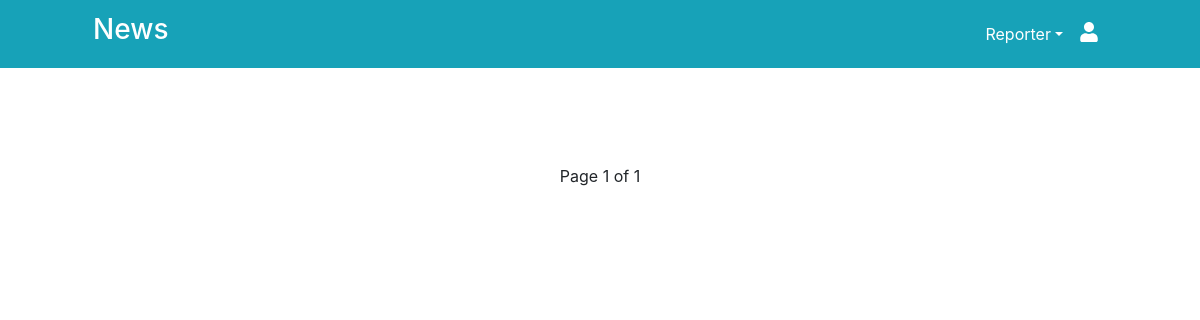
/reporter/my-post/ (signed in), run on an earlier commit of the app's database.
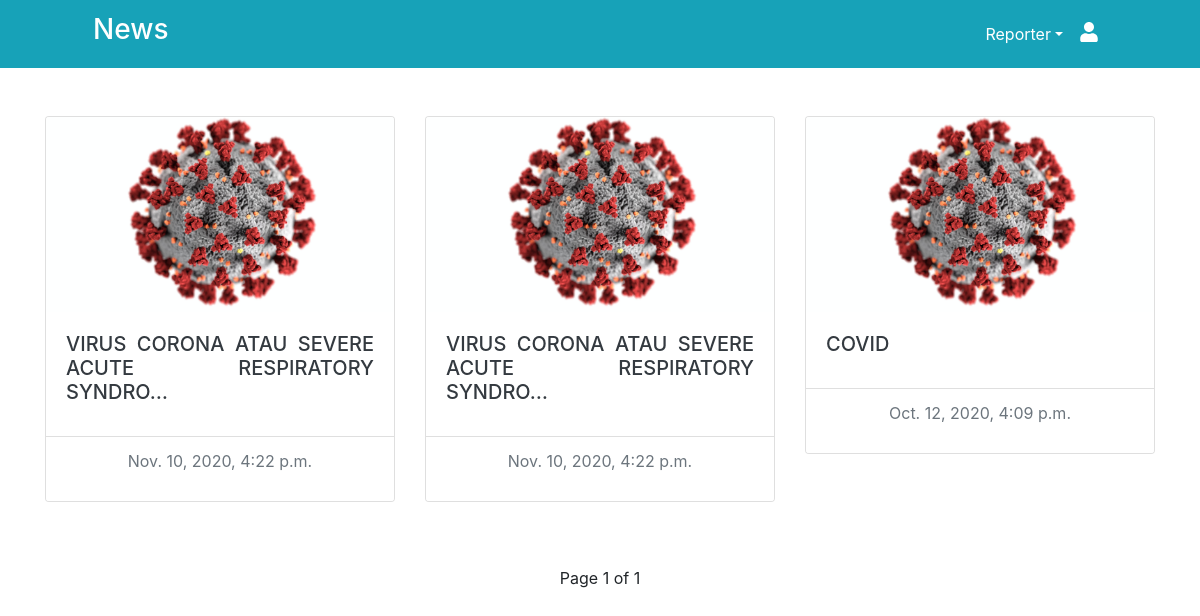
And on a later commit of the database.
### home/models.py (models this page shows, shortened)
class Blog(models.Model):
    title = models.CharField(max_length=100)
    date_add = models.DateTimeField(auto_now_add=True)
    image = models.ImageField(upload_to='static/img/blog/%Y/%m/%d/', height_field=None, width_field=None, max_length=None)
    reporter = models.ForeignKey(AUTH_USER_MODEL, on_delete=models.CASCADE)
    content = models.TextField()
    categorie = models.ForeignKey(Category, on_delete=models.CASCADE)
    status = models.BooleanField(default=True)
    viewer = models.IntegerField(default=0)
    class Meta:
        verbose_name = "Blog"
        verbose_name_plural = "Blogs"

### reporter/views.py (the view)
# urls.py: path('my-post/', views.my_post, name='my-post'),
def my_post(request):
    if request.user.is_authenticated and request.user.is_reporter == True:
        getData = Blog.objects.filter(reporter=request.user.id)
        paginator = Paginator(getData, 20)
        pageNum = request.GET.get('page')
        data = paginator.get_page(pageNum)
        return render(request, 'reporter/mypost.html', {
            'data': data,
        })
    else:
        return redirect('home:dont-have-access')

### templates/reporter/mypost.html (shortened to what this page needs)
{% extends 'base-reporter.html' %}
{% load static %}
{% block content %}
<div class="container my-5">
    <div class="row justify-content-around">
        {% for i in data %}
        <div class="col-sm-4">
            <div class="card mb-3 mx-auto">
                <a href="../../post/{{i.id}}/">
                    <img src="../../{{i.image}}" alt="{{i.title}}" class="card-img-top">
                    <div class="card-body">
                        <h5 class="card-title text-uppercase text-dark text-break text-justify">
                            {{ i.title|truncatechars:50 }}
                        </h5>
                    </div>
                </a>
                <div class="card-footer text-center bg-white">
                    <p class="text-muted">{{i.date_add}}</p>
                </div>
            </div>
        </div>
        {% endfor %}
    </div>
</div>
<div class="container my-3">
    <div class="row">
        <div class="col text-center">
            <span>Page {{data.number}} of {{data.paginator.num_pages}}</span>
        </div>
    </div>
</div>
{% endblock content %}

What changed in the data, as far as the page shows it:
added Blog: image (picture), title "VIRUS CORONA ATAU SEVERE ACUTE RESPIRATORY SYNDRO…", date_add "Nov. 10, 2020, 4:22 p.m."
added Blog: image (picture), title "VIRUS CORONA ATAU SEVERE ACUTE RESPIRATORY SYNDRO…", date_add "Nov. 10, 2020, 4:22 p.m."
added Blog: image (picture), title "COVID", date_add "Oct. 12, 2020, 4:09 p.m."
